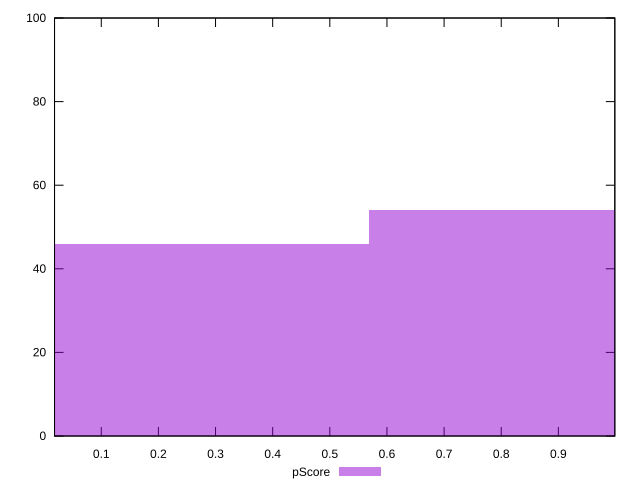

This chart was generated by the following gnuplot code:
reset

$pScore <<EOF
1.138505352033869 54
0 46
EOF

set key outside below
set boxwidth 1.138505352033869
set xrange [0.018217925388687106:0.9988074526921974]
set yrange [0:100]
set trange [0:100]
set style fill transparent solid 0.5 noborder
set terminal svg size 640, 490 enhanced background rgb 'white'
set output "reports/report_00028_2021-02-24T12-49-42.674Z/interactive/samples/card/pScore/histogram.svg"

plot $pScore title "pScore" with boxes

reset
